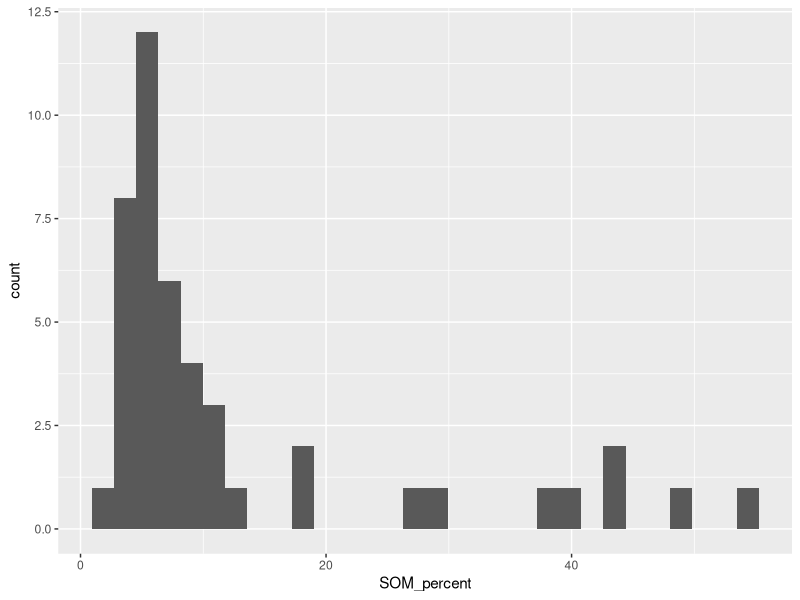

Write the R code that produced this figure. (Note: this script raises an error after producing the figure.)
## ---- chunk 1
rm(list = ls()) # clears environment
library (tidyverse)
library (here)
## ---- chunk 2
soil <- read.csv (here ("data", "soil_data.csv"))
## ---- chunk 3
ggplot(soil,aes(x=SOM_percent))+
  geom_histogram()
## ---- chunk 4
SOM <- soil %>% 
    group_by(Forest) %>%
      summarise(
        mean_SOM = mean (SOM_percent),
        sd_SOM = sd (SOM_percent)
      )
View (SOM)

## ---- chunk 5
ggplot(SOM, aes(Forest, mean_SOM))+
  geom_errorbar(aes(ymax = mean_SOM + sd_SOM, ymin = mean_SOM - sd_SOM), width = 0.2)+
  geom_col(fill = "white", color = "black")+
  ylab("Mean percent soil organic matter")+
  xlab("Forest name")

## ---- chunk 6
ggplot (soil, aes (x=Forest,y=SOM_percent))+
  geom_boxplot() + # makes a boxplot
  geom_point(size=14,colour='blue',alpha=0.3)+ # not totally sure what overlay point data at the top means, so I'm just going to increase the size of the points
  xlab("Forest Name") + #xaxis label
  ylab("Percent soil organic matter")+ #yaxis label
  theme_bw()

